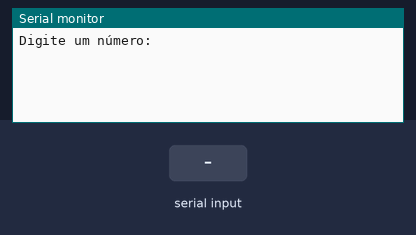
A sketch run on a simulated Arduino Uno, built with avr-gcc and run on an emulated ATmega328P. Shown: the last lines printed to the serial monitor. The test bench sets the inputs (shaded band).

Above: at 1.2 s.
1.3 s: "90,45\n" received over Serial
At 2.1 s:
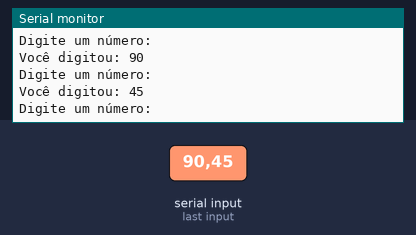
2.8 s: "30,150\n" received over Serial
At 4.5 s:
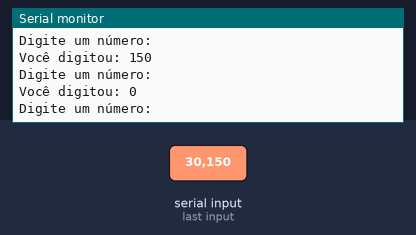
Timing chart, 0 to 6.0 s (numbered marks = the images above; inputs shaded):
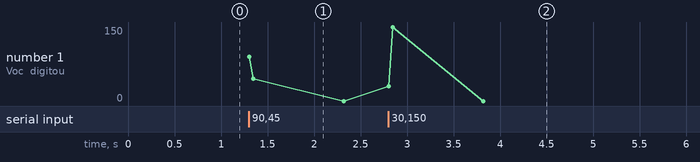

Measured:
- after the input at 1.3 s, the serial monitor: prints a new line at once (image 1)
- after the input at 2.8 s, the serial monitor: prints a new line at once (image 2)

The sketch:

sketch_apr29c.ino
```cpp
int numero = 0;

void setup() {
  Serial.begin(9600);
  Serial.println("Digite um número: ");
}

void loop() {
  if (Serial.available() > 0) {
    int numero = Serial.parseInt();
    Serial.print("Você digitou: ");
    Serial.println(numero);
    Serial.println("Digite um número: ");

  }
}
```
